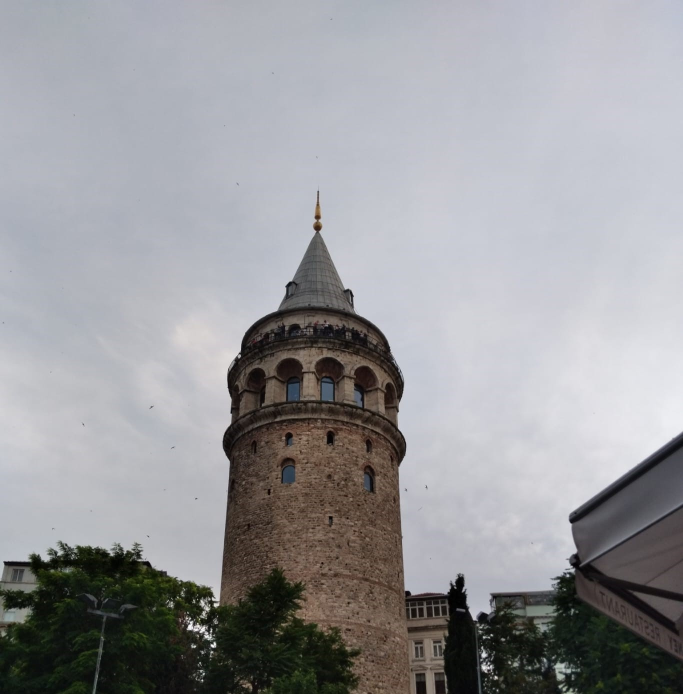
#> input picture Image processing/Image Processing - opnecv/Görüntü İşleme - spyder/Galata.jpeg, 1366 x 1388 px (shown at 1/2 size)
$ python resim_korelasyon.py
#> lines starting #> are read from the running program, lines starting #| are printed output that depends on the picture
import cv2
import numpy as np

resim = cv2.imread("Galata.jpeg", cv2.IMREAD_GRAYSCALE)
#> resim: shape (1388, 1366); min 0, max 255, mean 152.5
resim = cv2.resize(resim, (646, 756))
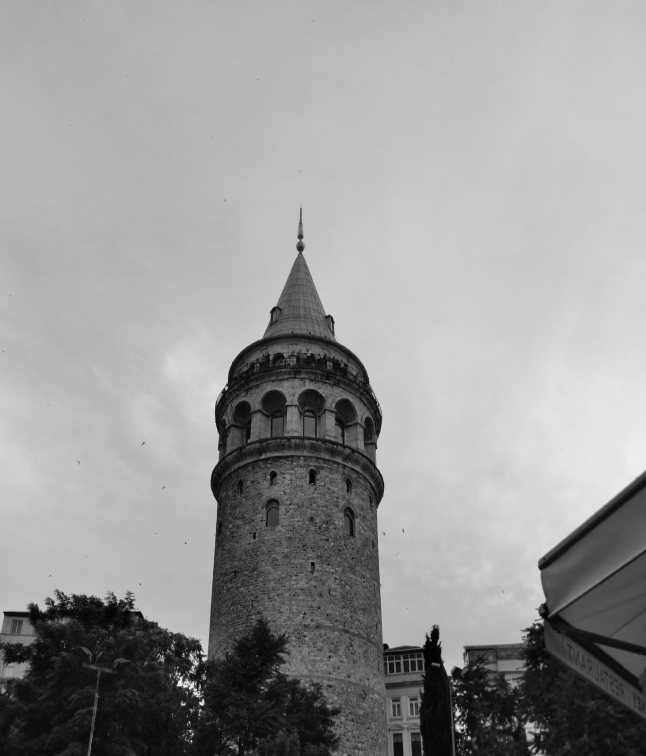
#> resim: shape (756, 646); min 0, max 251, mean 152.5

# Kenar algılama için kernel (korelasyon filtresi)
kernel = np.array([[1, 1, 1],
                   [1, -7, 1],
                   [1, 1, 1]])

# Görüntüyü korelasyon filtresi ile işle
korelasyon_cikti = cv2.filter2D(resim, -1, kernel)
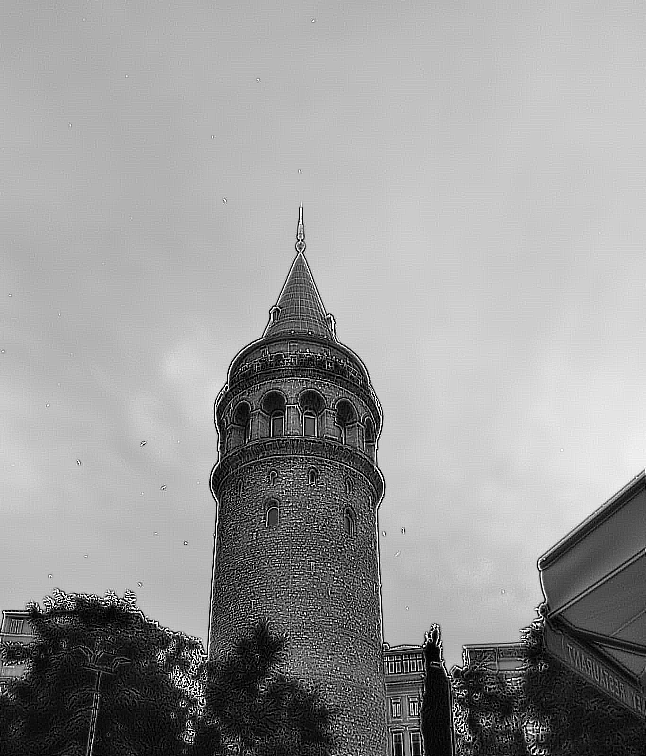
#> korelasyon_cikti: shape (756, 646); min 0, max 255, mean 153.8

cv2.imshow("Orijinal Görüntü", resim)
cv2.imshow("Korelasyon Çıktısı", korelasyon_cikti)
cv2.waitKey(0)
cv2.destroyAllWindows()

$ run again, with Image processing/Image Processing - opnecv/Görüntü İşleme - spyder/plaka.PNG saved as Image processing/Image Processing - opnecv/Görüntü İşleme - spyder/Galata.jpeg
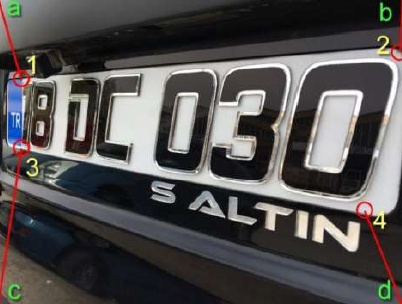
#> input picture Image processing/Image Processing - opnecv/Görüntü İşleme - spyder/plaka.PNG, 402 x 304 px
#> `resim = cv2.resize(resim, (646, 756))`:
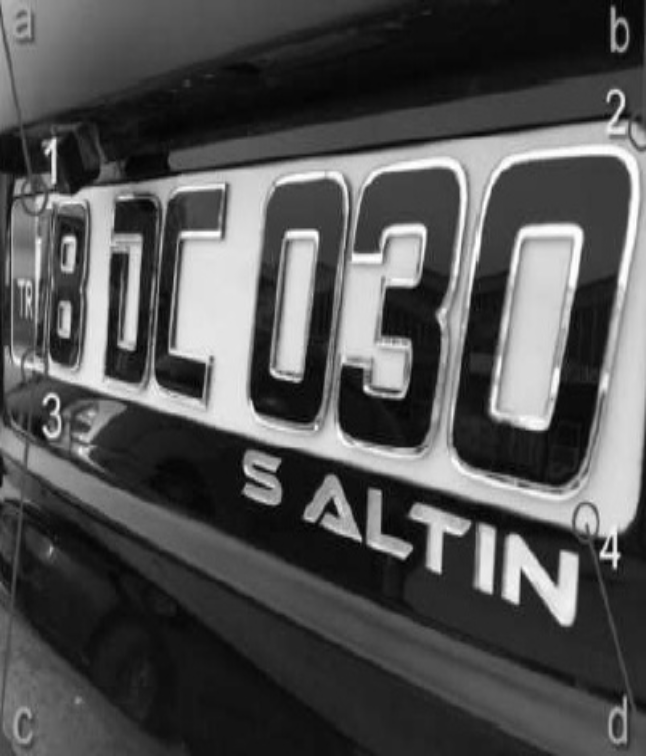
#> resim: shape (756, 646); min 1, max 255, mean 82
#> `korelasyon_cikti = cv2.filter2D(resim, -1, kernel)`:
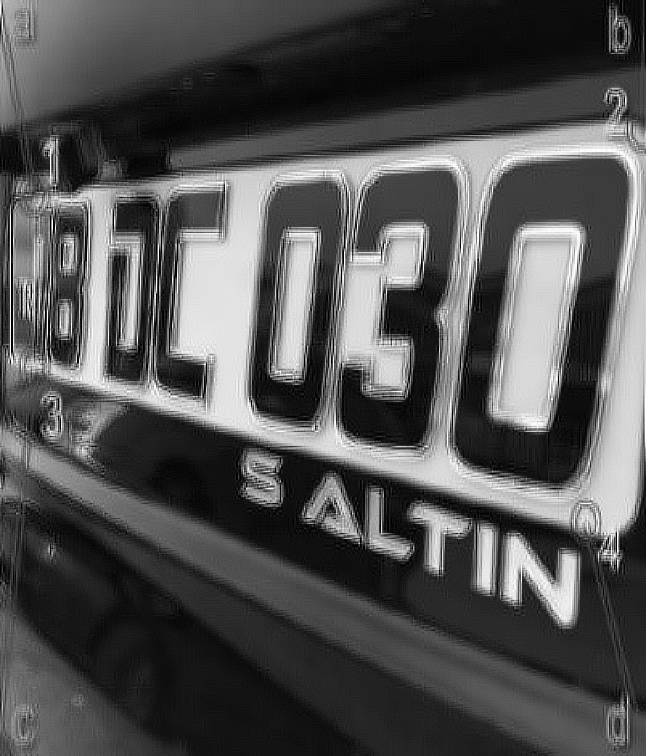
#> korelasyon_cikti: shape (756, 646); min 0, max 255, mean 82.2
